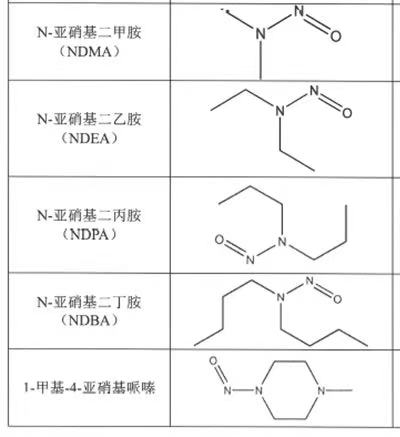
#> input picture samples/images/20260415 客户询价 带结构图列表图片.jpg, 400 x 437 px
$ python -i image.py   (imports and definitions only)
#> lines starting #> are read from the running program, lines starting #| are printed output that depends on the picture
#> further down, picture is the input picture: PIL image 400x437 RGB; min 32, max 255, mean 244.8
from PIL import Image, ImageChops


def trim(im, margin=5):
#> called with margin = 5
    bg = Image.new(im.mode, im.size, im.getpixel((0, 0)))
#> bg: PIL image 400x437 RGB; every value is 253
    diff = ImageChops.difference(im, bg)
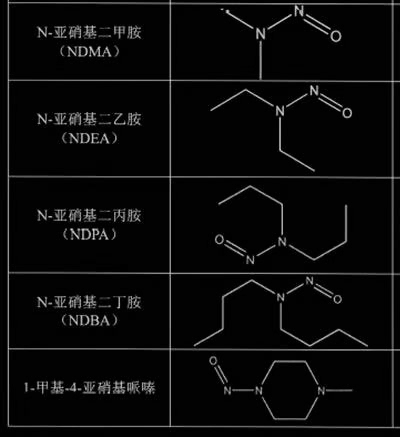
#> diff: PIL image 400x437 RGB; min 0, max 221, mean 11
    diff = ImageChops.add(diff, diff, 2.0, -100)
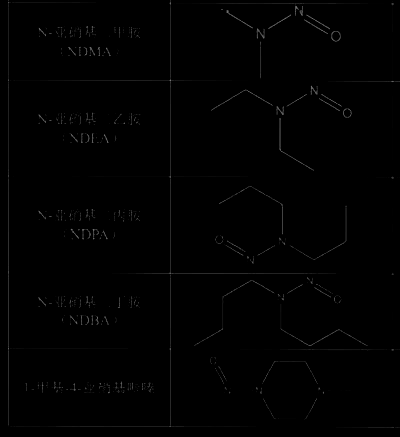
#> diff: PIL image 400x437 RGB; min 0, max 121, mean 1.2
    bbox = diff.getbbox()
#> bbox = (8, 0, 400, 428)
    if not bbox:
        return
    im = im.crop(bbox)
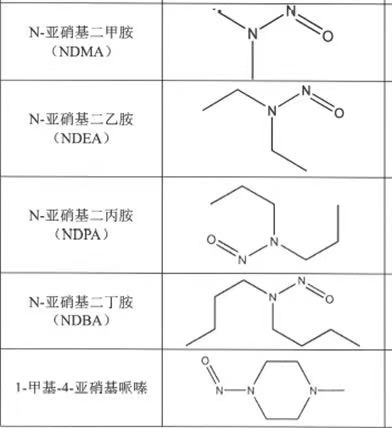
#> im: PIL image 392x428 RGB; min 32, max 255, mean 244.6
    w, h = im.size
#> w = 392; h = 428
    ret = Image.new(im.mode, (w + 2 * margin, h + 2 * margin), bg.getpixel((0, 0)))
#> ret: PIL image 402x438 RGB; every value is 253
    ret.paste(im, (margin, margin))
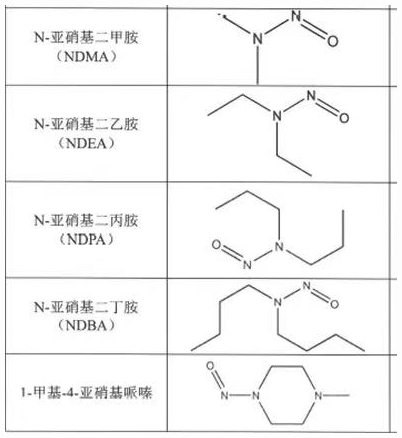
#> ret: PIL image 402x438 RGB; min 32, max 255, mean 245
    return ret

>>> from PIL import Image
>>> picture = Image.open('../samples/images/20260415 客户询价 带结构图列表图片.jpg')
>>> result = trim(picture)

$ run again, on samples/images/20260430 客户需求 带结构图 word截图 非常规列表.jpg
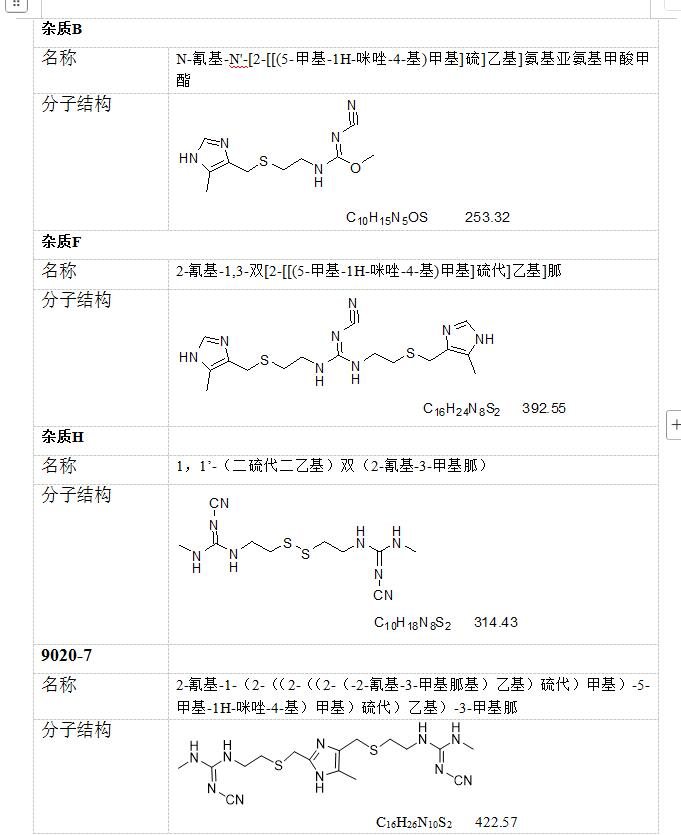
#> input picture samples/images/20260430 客户需求 带结构图 word截图 非常规列表.jpg, 681 x 835 px
#> picture is the input picture: PIL image 681x835 RGB; mean R, G, B 247.9, 247.9, 247.8
#> bg: PIL image 681x835 RGB; every value is 254
#> in trim, `diff = ImageChops.add(diff, diff, 2.0, -100)`:
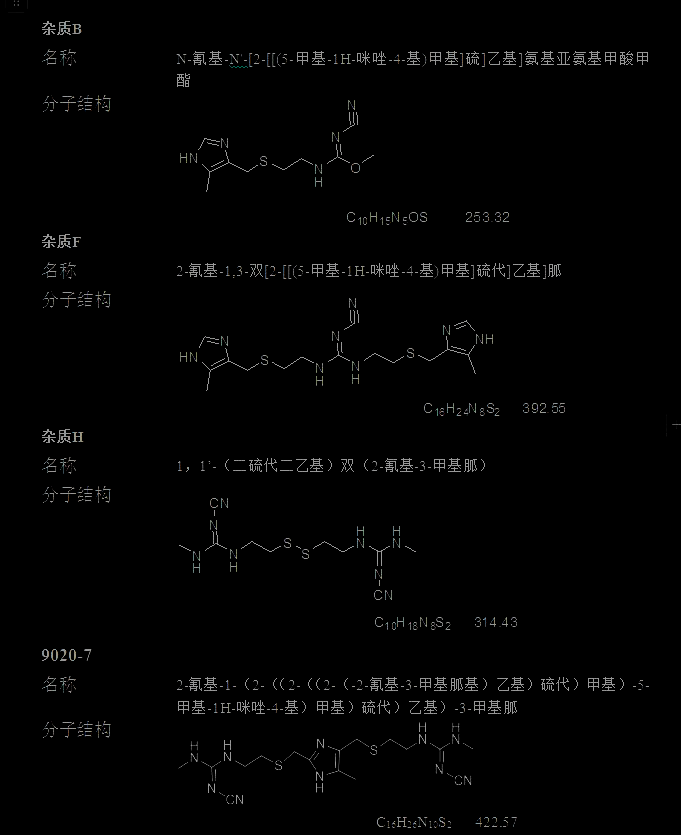
#> diff: PIL image 681x835 RGB; mean R, G, B 2.9, 2.9, 2.9
#> bbox = (5, 0, 681, 828)
#> in trim, `ret.paste(im, (margin, margin))`:
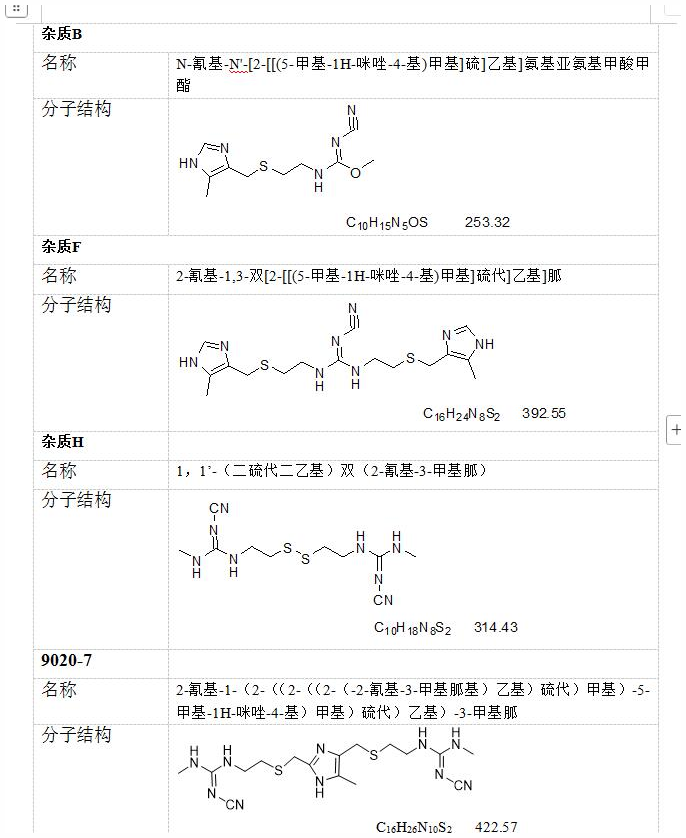
#> ret: PIL image 686x838 RGB; mean R, G, B 248, 248, 247.9

$ run again, on samples/images/20260506 客户询价 纯文字列表 截图.jpg
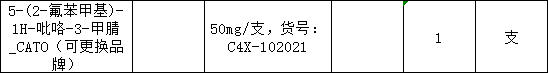
#> input picture samples/images/20260506 客户询价 纯文字列表 截图.jpg, 548 x 73 px
#> picture is the input picture: PIL image 548x73 RGB; mean R, G, B 234, 234.1, 234
#> bg: PIL image 548x73 RGB; every value is 0
#> in trim, `diff = ImageChops.add(diff, diff, 2.0, -100)`:
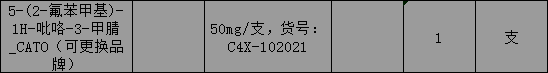
#> diff: PIL image 548x73 RGB; mean R, G, B 142.2, 142.3, 142.2
#> bbox = (1, 1, 547, 72)
#> in trim, `ret.paste(im, (margin, margin))`:
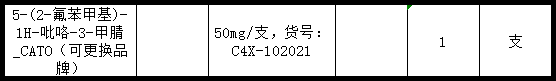
#> ret: PIL image 556x81 RGB; mean R, G, B 207.9, 207.9, 207.9
